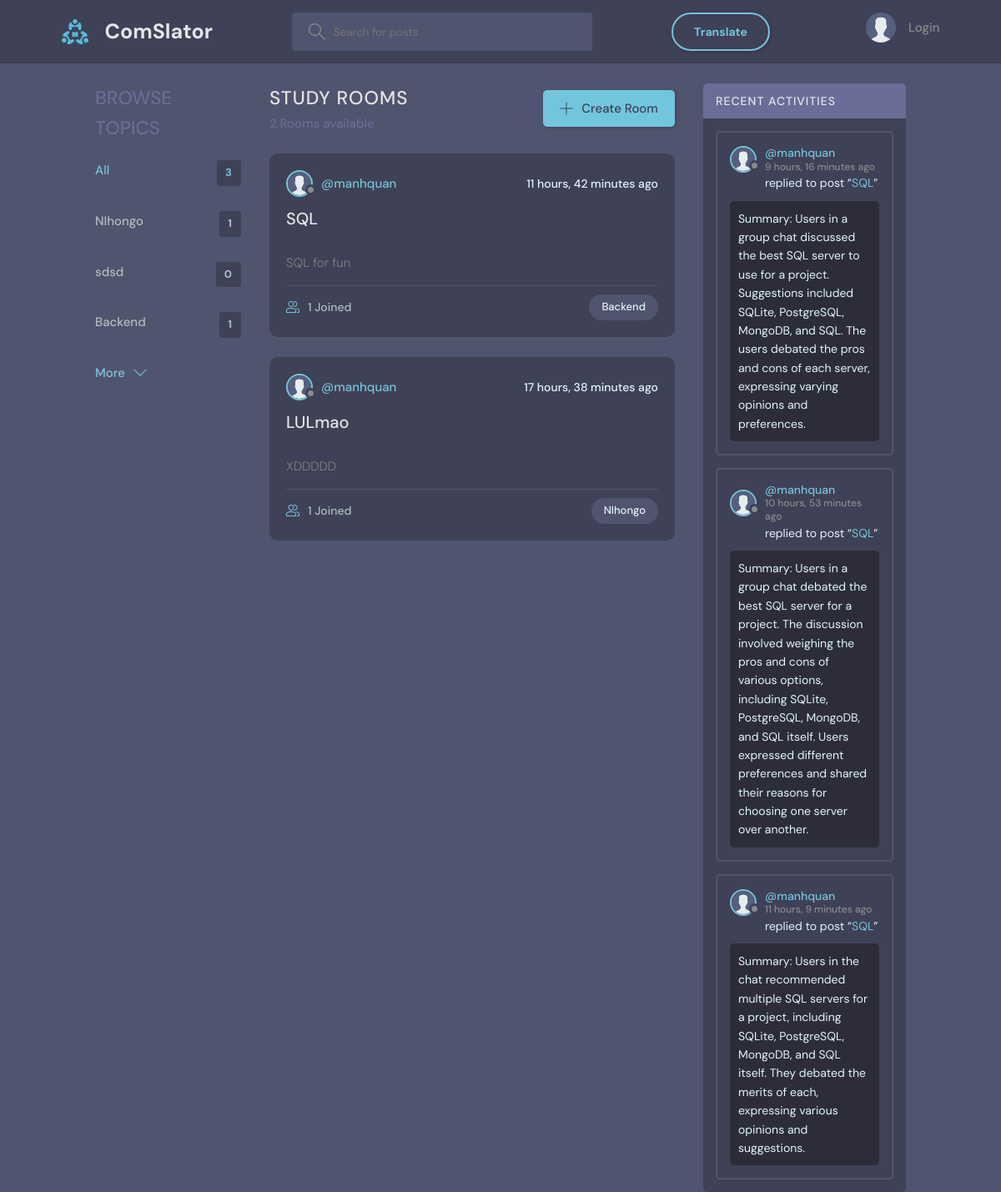
Before: / with the older database file.
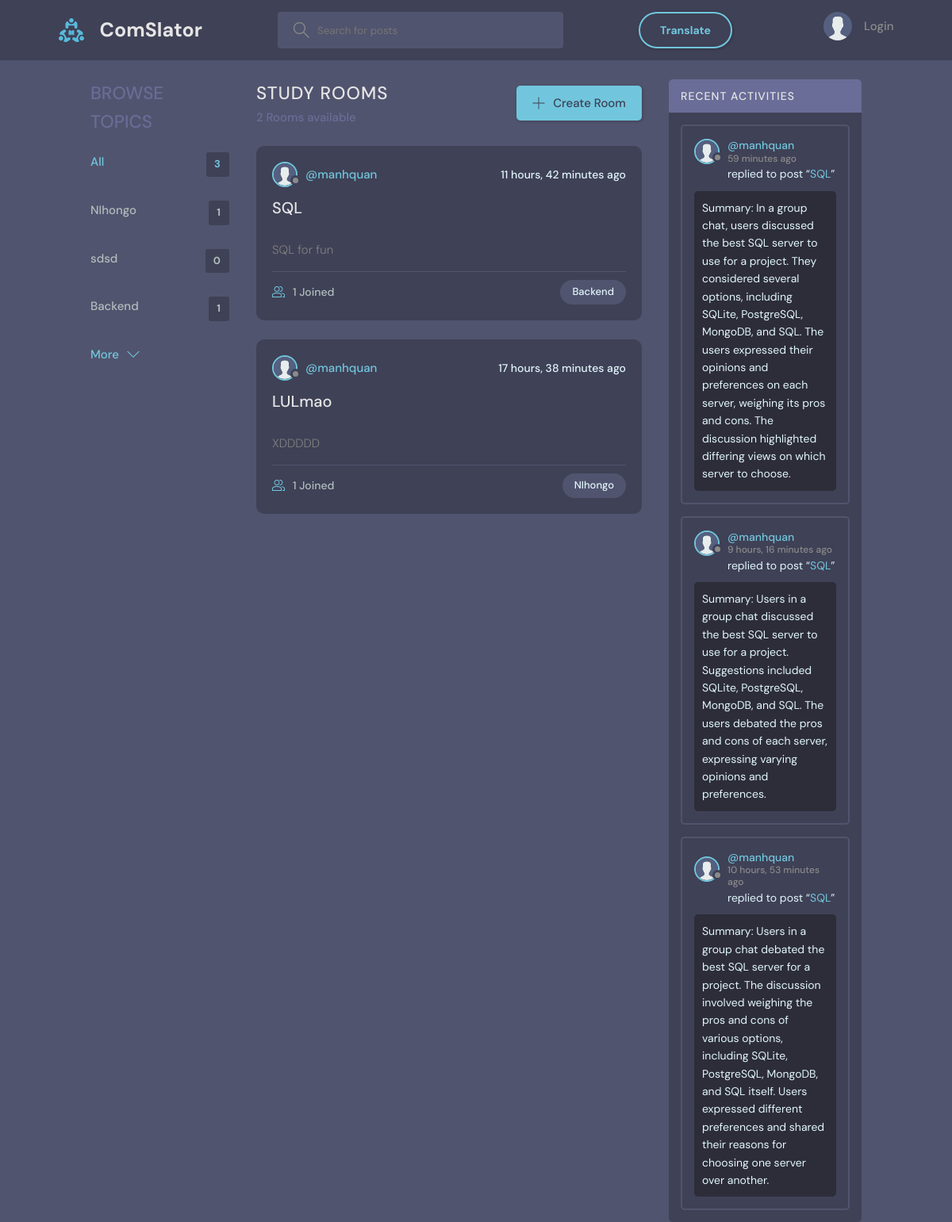
After: the same page with the newer database file.
### base/models.py (models this page shows, shortened)
class Topic(models.Model):
    name = models.CharField(max_length=200)

class Room(models.Model):
    host = models.ForeignKey(User, on_delete=models.SET_NULL, null=True)
    topic = models.ForeignKey(Topic, on_delete=models.SET_NULL, null=True)
    name = models.CharField(max_length=200)
    description = models.TextField(null=True, blank=True)
    participants = models.ManyToManyField(User, related_name='participants', blank=True)
    call_room_id = models.CharField(max_length=100, unique=True, null=True, blank=True)
    updated = models.DateTimeField(auto_now=True)
    created = models.DateTimeField(auto_now_add=True)
    class Meta:
        ordering = ['-updated', '-created']
    def __str__(self):
        return self.name

class User(AbstractBaseUser):
    STATUS = [
        ('online', 'online'),
        ('offline', 'offline'),
    ]
    name = models.CharField(max_length=200, null=True)
    username   = models.CharField(max_length=200, null=True)
    email      = models.EmailField(unique=True, null=True)
    password   = models.CharField(max_length=100)
    birth_date = models.DateField(null=True)
    status     = models.CharField(choices=STATUS, max_length=50, default='offline')
    is_superuser = models.BooleanField(default=False)
    bio = models.TextField(null=True)
    avatar = models.ImageField(null=True, default="avatar.svg")
    timezone = models.CharField(max_length=50, default='UTC')
    USERNAME_FIELD = 'email'
    REQUIRED_FIELDS = ['username', 'password']
    objects = UserManager()

class Message(models.Model):
    user = models.ForeignKey(User, on_delete=models.CASCADE)
    room = models.ForeignKey(Room, on_delete=models.CASCADE)
    body = models.TextField()
    image = models.ImageField(upload_to="", null=True, blank=True)
    translated_body = models.TextField(null=True, blank=True)
    updated = models.DateTimeField(auto_now=True)
    created = models.DateTimeField(auto_now_add=True)
    class Meta:
        ordering = ['-updated', '-created']

### base/views.py (the view)
# urls.py: path('', views.home, name="home"),
def home(request):
    q = request.GET.get('q') if request.GET.get('q') != None else ''
    rooms = Room.objects.filter(
        Q(topic__name__icontains=q) |
        Q(name__icontains=q) |
        Q(description__icontains=q)
    )
    topics = Topic.objects.all()[0:5]
    room_count = rooms.count()
    room_messages = Message.objects.filter(
        Q(room__topic__name__icontains=q))[0:3]
    context = {'rooms': rooms, 'topics': topics,
               'room_count': room_count, 'room_messages': room_messages}
    return render(request, 'base/home.html', context)

### base/templates/base/home.html (shortened to what this page needs)
{% extends 'main.html' %}
{% block content %}
<main class="layout layout--3">
  <div class="container">
    {% include 'base/topics_component.html' %}
    <div class="roomList">
      <div class="roomList__header">
        <div>
          <h2>Study Rooms</h2>
          <p>{{room_count}} Rooms available</p>
        </div>
        <a class="btn btn--main" href="{% url 'create-room' %}">
          <svg version="1.1" xmlns="http://www.w3.org/2000/svg" width="32" height="32" viewBox="0 0 32 32">
            <title>add</title>
            <path
              d="M16.943 0.943h-1.885v14.115h-14.115v1.885h14.115v14.115h1.885v-14.115h14.115v-1.885h-14.115v-14.115z">
            </path>
          </svg>
          Create Room
        </a>
      </div>
      {% include 'base/feed_component.html' %}
    </div>
    {% include 'base/activity_component.html' %}
  </div>
</main>
{% endblock %}

### templates/main.html (shortened to what this page needs)
{% load static %}
<!DOCTYPE html>
<html lang="en">
  <head>
    <link rel="stylesheet" href="{% static 'styles/style.css' %}" />
    <link
      rel="stylesheet"
      type="text/css"
      media="screen"
      href="{% static 'styles/style1.css' %}"
    />
    <link
      rel="stylesheet"
      href="https://cdn.jsdelivr.net/npm/bootstrap-icons@1.5.0/font/bootstrap-icons.css"
    />
    <link
      rel="stylesheet"
      href="https://cdnjs.cloudflare.com/ajax/libs/font-awesome/6.0.0-beta3/css/all.min.css"
    />
  </head>
  <body>
    {% include 'navbar.html' %} {% block content %} {% endblock %}
  </body>
</html>

### templates/navbar.html (shortened to what this page needs)
{% load static %}
<header class="header header--loggedIn">
  <div class="container">
    <a href="{% url 'home' %}" class="header__logo">
      <img src="{% static 'images/logo.svg' %}" />
      <h1>ComSlator</h1>
    </a>
    <form class="header__search" method="GET" action="{% url 'home' %}">
      <label>
        <input name="q" placeholder="Search for posts" />
      </label>
    </form>
    <a class="btn btn--pill" type="button" href="{% url 'translate_text' %}">
      Translate
    </a>
    <nav class="header__menu">
      {% if request.user.is_authenticated %}
      <div class="header__user">
        <a href="{% url 'user-profile' request.user.id %}">
          <div class="avatar avatar--medium active">
            <img src="{{request.user.avatar.url}}" />
          </div>
          <p>
            {{request.user.username}} <span>@{{request.user.username}}</span>
          </p>
        </a>
        <button class="dropdown-button">
          <svg
            version="1.1"
            xmlns="http://www.w3.org/2000/svg"
            width="32"
            height="32"
            viewBox="0 0 32 32"
          >
            <title>chevron-down</title>
            <path d="M16 21l-13-13h-3l16 16 16-16h-3l-13 13z"></path>
          </svg>
        </button>
      </div>
      {% else %}
      <a href="{% url 'login' %}">
        <img src="{% static 'images/avatar.svg' %}" />
        <p>Login</p>
      </a>
      {% endif %}
    </nav>
  </div>
</header>

### base/templates/base/topics_component.html
<div class="topics">
    <div class="topics__header">
        <h2>Browse Topics</h2>
    </div>
    <ul class="topics__list">
        <li>
            <a href="{% url 'home' %}" class="active">All <span>{{topics.count}}</span></a>
        </li>
        {% for topic in topics %}
        <li>
            <a href="{% url 'home' %}?q={{topic.name}}">{{topic.name}}<span>{{topic.room_set.all.count}}</span></a>
        </li>
        {% endfor %}
    </ul>
    <a class="btn btn--link" href="{% url 'topics' %}">
        More
        <svg version="1.1" xmlns="http://www.w3.org/2000/svg" width="32" height="32" viewBox="0 0 32 32">
            <title>chevron-down</title>
            <path d="M16 21l-13-13h-3l16 16 16-16h-3l-13 13z"></path>
        </svg>
    </a>
</div>

### base/templates/base/feed_component.html (shortened to what this page needs)
{% for room in rooms %}
<div class="roomListRoom">
  <div class="roomListRoom__header">
    <a
      href="{% url 'user-profile' room.host.id %}"
      class="roomListRoom__author"
    >
      <div class="avatar avatar--small">
        <img src="{{room.host.avatar.url}}" />
      </div>
      <span>@{{room.host.username}}</span>
    </a>
    <div class="roomListRoom__actions">
      <span>{{room.created|timesince}} ago</span>
    </div>
  </div>
  <div class="roomListRoom__content">
    <a href="{% url 'room' room.id %}">{{room.name}}</a>
  </div>
  <div class="roomListRoom__description">
    <a>{{room.description}}</a>
  </div>
  <div class="roomListRoom__meta">
    <a href="{% url 'room' room.id %}" class="roomListRoom__joined">
      {{room.participants.all.count}} Joined
    </a>
    <p class="roomListRoom__topic">{{room.topic.name}}</p>
  </div>
</div>
{% endfor %}

### base/templates/base/activity_component.html (shortened to what this page needs)
<div class="activities">
    <div class="activities__header">
        <h2>Recent Activities</h2>
    </div>
    {% for message in room_messages %}
    <div class="activities__box">
        <div class="activities__boxHeader roomListRoom__header">
            <a href="{% url 'user-profile' message.user.id %}" class="roomListRoom__author">
                <div class="avatar avatar--small">
                    <img src="{{message.user.avatar.url}}" />
                </div>
                <p>
                    @{{message.user.username}}
                    <span>{{message.created|timesince}} ago</span>
                </p>
            </a>
        </div>
        <div class="activities__boxContent">
            <p>replied to post “<a href="{% url 'room' message.room.id %}">{{message.room}}</a>”</p>
            <div class="activities__boxRoomContent">{{message.body}}</div>
        </div>
    </div>
    {% endfor %}
</div>

### static/styles/style1.css (style rules this page uses)
body { margin: 0; padding: 0; background-color: #51546e; color: #e1f6fb; font-family: "DM Sans", -apple-system, BlinkMacSystemFont, "Segoe UI", Roboto, Oxygen, Ubuntu, Cantarell, "Open Sans", "Helvetica Neue", sans-serif; }
main { width: 1400px; margin: 0 auto; height: 75vh; }
@media screen and (max-width: 1400px) { main { width: 90%; margin: 0 auto; } }

Changed rows visible on the page:
no longer on this page (row unchanged): Message: user.avatar (placeholder picture), user.username "manhquan", created "11 hours, 9 minutes", room "SQL", body "Summary: Users in the chat recommended multiple SQL servers for a project, including SQLite, PostgreSQL, MongoDB, and SQL itself. They debated the merits of each, expressing various opinions and suggestions."
added Message: user.avatar (placeholder picture), user.username "manhquan", created "59 minutes", room "SQL", body "Summary: In a group chat, users discussed the best SQL server to use for a project. They considered several options, including SQLite, PostgreSQL, MongoDB, and SQL. The users expressed their opinions and preferences on each server, weighing its pros and cons. The discussion highlighted differing views on which server to choose."
